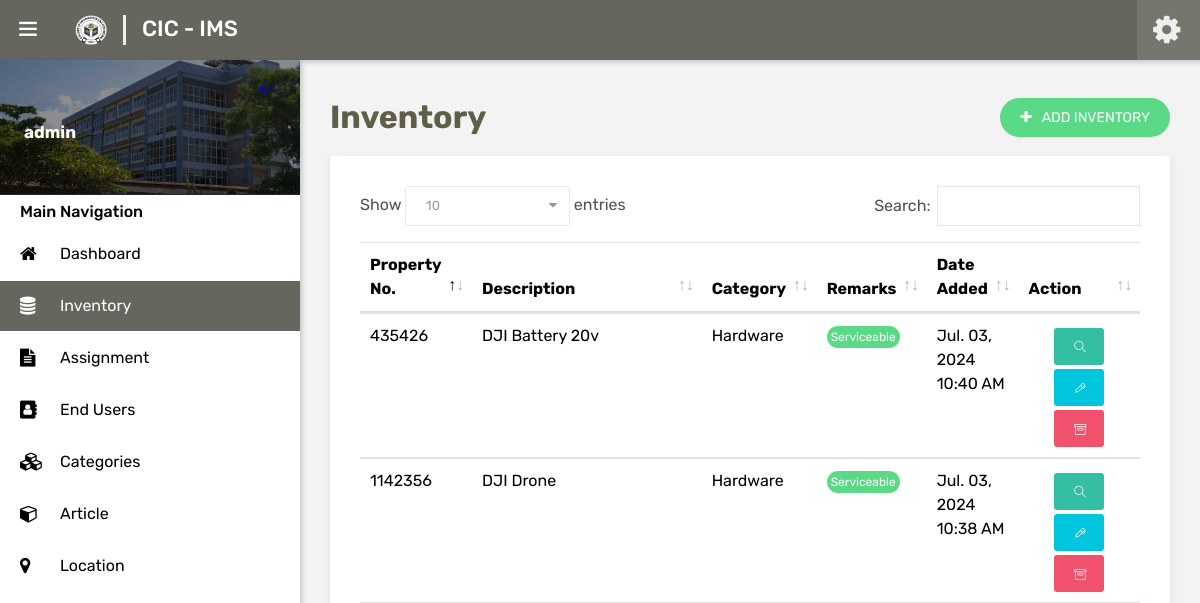
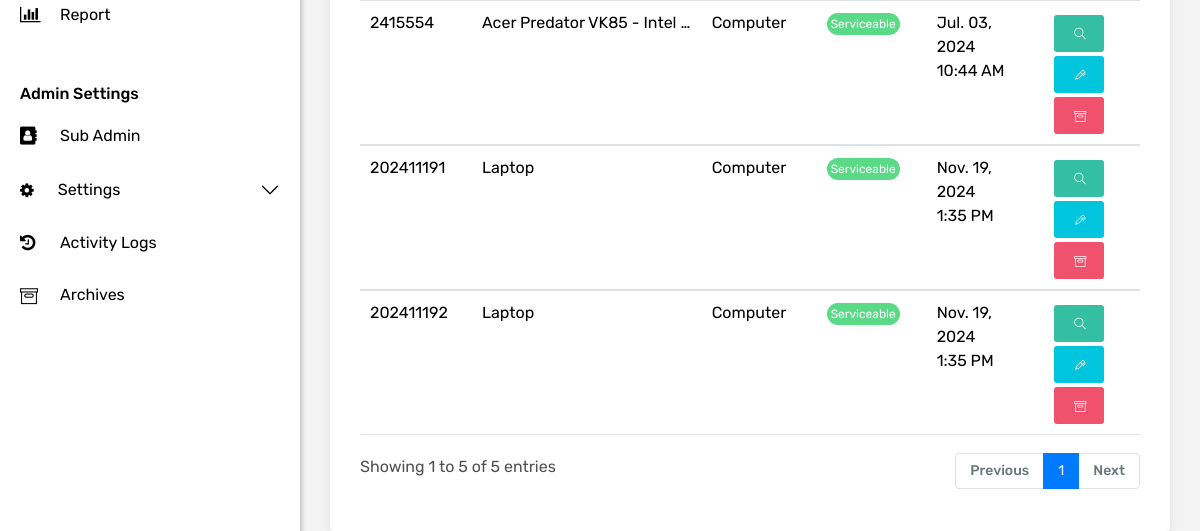
The page /admin/inventory.php (signed in) on the database as committed earlier (2 pictures, top to bottom).
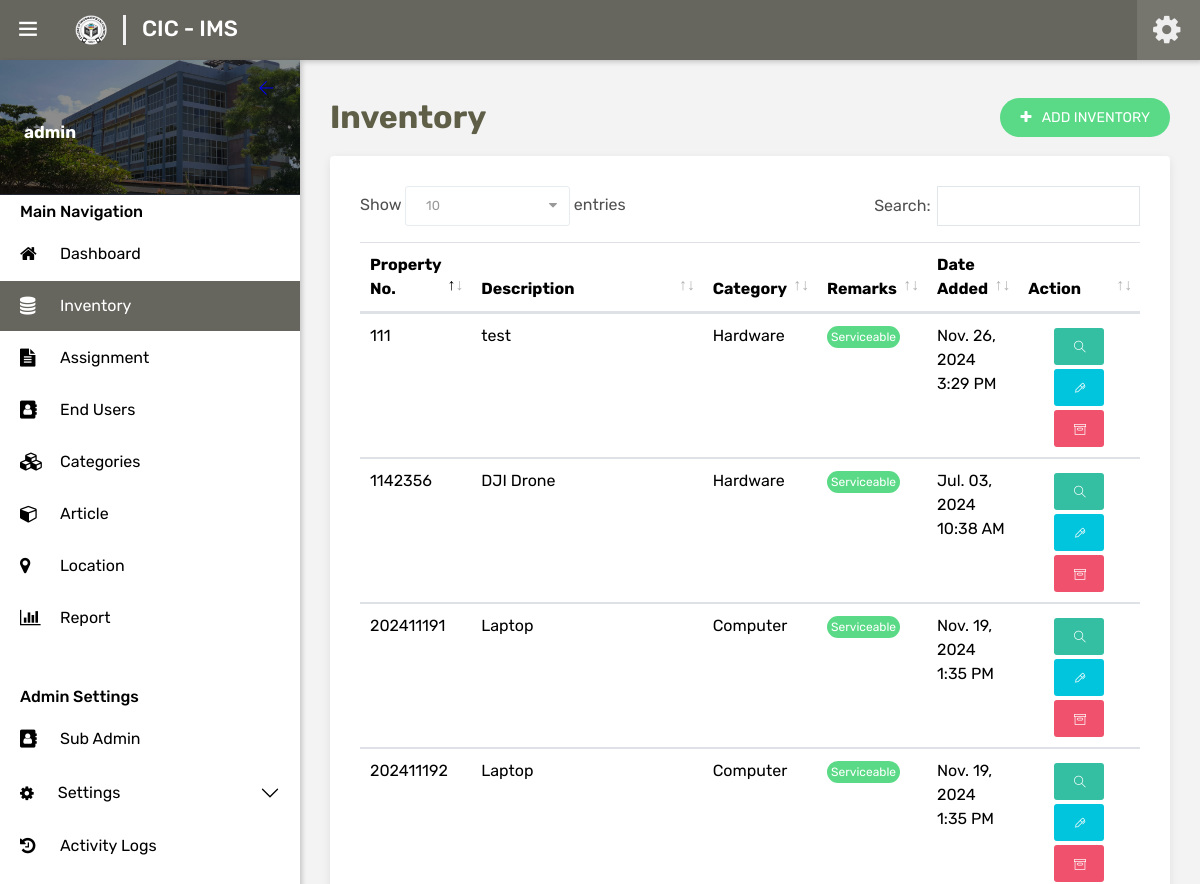
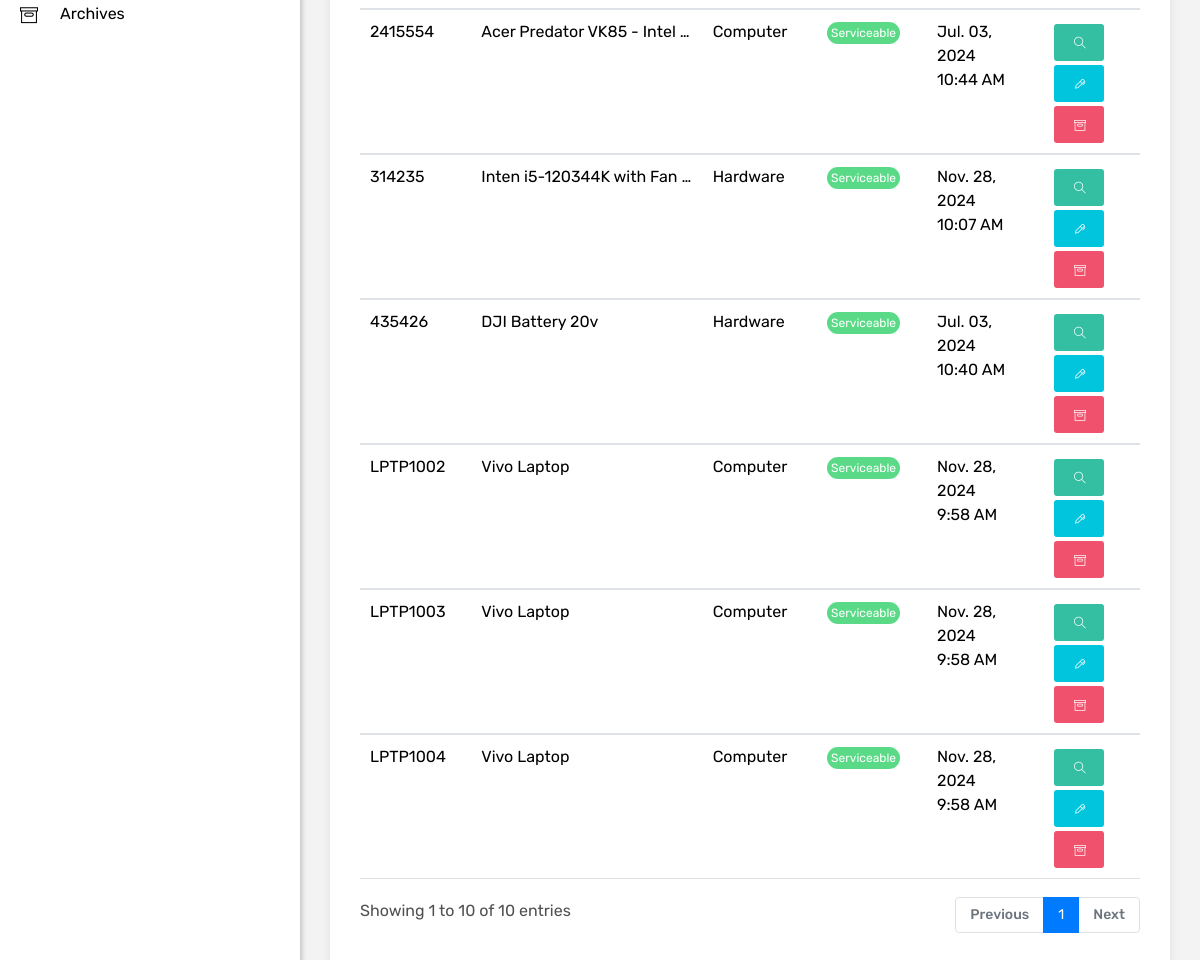
The same page on the database as committed later (2 pictures, top to bottom).
### tables this page shows
CREATE TABLE `system_content` (
  `id` int(3) NOT NULL,
  `sys_name` varchar(50) NOT NULL,
  `login_image` varchar(80) NOT NULL,
  `logo_file` varchar(80) NOT NULL,
  `address` varchar(50) NOT NULL,
  `theme` int(1) NOT NULL
);

CREATE TABLE `inventory` (
  `inv_id` int(6) NOT NULL,
  `property_no` varchar(18) DEFAULT NULL,
  `category` int(3) DEFAULT NULL,
  `location` int(4) DEFAULT NULL,
  `article` int(4) DEFAULT NULL,
  `description` longtext NOT NULL,
  `qty_pcard` int(7) NOT NULL,
  `qty_pcount` int(7) NOT NULL,
  `unit` int(3) DEFAULT NULL,
  `unit_cost` double NOT NULL,
  `est_life` int(3) DEFAULT NULL,
  `acquisition_date` date DEFAULT NULL,
  `date_added` datetime NOT NULL DEFAULT current_timestamp(),
  `remark` int(3) DEFAULT NULL
);

CREATE TABLE `category` (
  `id` int(3) NOT NULL,
  `category_name` varchar(30) NOT NULL
);

CREATE TABLE `note` (
  `id` int(3) NOT NULL,
  `note_name` varchar(15) NOT NULL,
  `module` varchar(15) NOT NULL,
  `color` varchar(10) NOT NULL
);

### includes/session.php (called while the page is built, shortened)
<?php
    include('../global/model.php');
    $model = new Model();
    $account_id = $_SESSION['sess'];
    $customize = $model->displayReportEdit();
    $userInfo = $model->getUserInfo($account_id);
?>

### global/model.php (called while the page is built, shortened)
<?php
	Class Model {
		private $server = "localhost";
		private $username = "root";
		private $password = "cicims";
		private $dbname = "cic_ims";
		private $conn;
		public function __construct() {
			try {
				$this->conn = new mysqli($this->server, $this->username, $this->password, $this->dbname);
			} catch (Exception $e) {
				echo "Connection failed" . $e->getMessage();
			}
		}
		public function getUserInfo($user_id) {
			$data = null;
			$query = "SELECT * FROM users WHERE id = ?";
			if ($stmt = $this->conn->prepare($query)) {
				$stmt->bind_param("i", $user_id);
				$stmt->execute();
				$result = $stmt->get_result();
				if ($result->num_rows > 0) {
					$data = $result->fetch_assoc();
				}
			}
			return $data;
		}
		public function getAllInventory() {
			$data = null;
			$query = "SELECT i.*, c.id AS category_id, c.category_name, l.id AS location_id, l.location_name, a.id AS article_id, a.article_name, u.id AS unit_id, u.unit_name, e.id AS estlife_id, e.est_life, n.id AS note_id, n.note_name AS remark_name, n.module, n.color
			FROM inventory i
			LEFT JOIN category c ON i.category = c.id
			LEFT JOIN location l ON i.location = l.id
			LEFT JOIN article a ON i.article = a.id
			LEFT JOIN unit u ON i.unit = u.id
			LEFT JOIN estimated_life e ON i.est_life = e.id
			LEFT JOIN note n ON i.remark = n.id
			ORDER BY i.date_added DESC";
			if ($stmt = $this->conn->prepare($query)) {
				$stmt->execute();
				$result = $stmt->get_result();
				while ($row = $result->fetch_assoc()) {
					$data[] = $row;
				}
			}
			return $data;
		}
		public function displayModuleNotes($module) {
			$data = null;
			$query = "SELECT * FROM note WHERE module = ?";
			if ($stmt = $this->conn->prepare($query)) {
				$stmt->bind_param("s", $module);
				$stmt->execute();
				$result = $stmt->get_result();
				while ($row = $result->fetch_assoc()) {
					$data[] = $row;
				}
			}
			return $data;
		}
		public function displayInvNotes($module, $note_name) {
			$data = null;
			$query = "SELECT * FROM note WHERE module = ? AND note_name = ?";
			if ($stmt = $this->conn->prepare($query)) {
				$stmt->bind_param("ss", $module, $note_name);
				$stmt->execute();
				$result = $stmt->get_result();
				while ($row = $result->fetch_assoc()) {
					$data[] = $row;
				}
			}
			return $data;
		}
		public function displayReportEdit() {
			$query = "SELECT * FROM system_content WHERE id = 1";
			if ($stmt = $this->conn->prepare($query)) {
				$stmt->execute();
				$result = $stmt->get_result();
				if ($row = $result->fetch_assoc()) {
					return $row;
				}
			}
			return null;
		}
	}
?>

### admin/inventory.php (the view, shortened to what the rows shown need)
<?php include('../includes/session.php'); ?>
<?php
	$inventories = $model->getAllInventory();
	$notes = $model->displayModuleNotes('inventory');
?>
<?php include('../includes/layouts/main-layouts/html-head.php') ?>
</head>
<body class="ttr-opened-sidebar ttr-pinned-sidebar" style="background-color: #F3F3F3;">
<?php include('../includes/layouts/main-layouts/ttr-header.php') ?>
	<nav class="ttr-sidebar-navi">
		<ul>
			<?php if($userInfo['role_id'] == 1): ?>
			<li class="" style="margin-top: 0px;">
				<div class="accordion accordion-flush" id="accordionSettings">
					<div class="accordion-item">
						<h2 class="accordion-header">
						<button class="accordion-button ps-3.5 py-1 collapsed" type="button" data-bs-toggle="collapse" data-bs-target="#collapseSettings" aria-expanded="true" aria-controls="collapseSettings" ><i class="fa fa-solid fa-gear me-2 pe-3" aria-hidden="true"></i>
						Settings
						</button>
						</h2>
			</li>
			<?php endif; ?>
		</ul>
	</nav>
</div>
</div>
<main class="ttr-wrapper">
	<div class="container-fluid">
		 <div class="row mb-3">
            <div class="col-12">
                <div class="d-flex justify-content-between align-items-center">
                    <h2 class="p-0 mb-0">Inventory</h2>
                </div>
            </div>
        </div>
		<div class="row">
			<div class="col-lg-12">
				<div class="widget-box">
					<div class="widget-inner">
						<div class="table-responsive">
							<table id="table" class="table hover" style="width:100%">
								<thead>
									<tr>
										<th width="140">Property No.</th>
										<th class="col-4">Description</th>
										<th lass="col-1">Category</th>
										<th lass="col-1">Remarks</th>
										<th>Date Added</th>
										<?php if($userInfo['role_id'] == 1): ?>
											<th class="col-sm-1 col-lg-2">Action</th>
										<?php else: ?>
											<th class="col-1">Action</th>
										<?php endif; ?>
									</tr>
								</thead>
								<tbody>
									<?php if (!empty($inventories)): ?>
										<?php foreach ($inventories as $inventory): ?>
											<?php $inv_id = $inventory['inv_id']; ?>
										<tr>
											<td><?php echo $inventory['property_no']; ?></td>
												<td class="description-cell"><?php echo $inventory['description']; ?></td>
												<td><?php echo $inventory['category_name']; ?></td>
												<td>
													<?php if(!empty($invNotes = $model->displayInvNotes('inventory', $inventory['remark_name']))): ?>
														<?php foreach ($invNotes as $invNote): ?>
															<span style="font-size: 12px; color: white; padding: 4px; border-radius: 25px; background-color: <?php echo $invNote['color']; ?>;"><?php echo $invNote['note_name']; ?></span>
														<?php endforeach; ?>
													<?php endif; ?>
												</td>
												<td><?php echo date('M. d, Y g:i A', strtotime($inventory['date_added'])); ?></td>
												<td>
													<center>
														<?php if($userInfo['role_id'] == 1): ?>
															<button id="<?php echo $inv_id;?>" onclick="window.location.href='inventory-view.php?id=<?php echo $inventory['inv_id']; ?>'" type="submit" name="view" class="btn green mt-1" style="width: 50px; height: 37px;">
																<span data-toggle="tooltip" title="View">
																	<i class="ti-search" style="font-size: 12px;"></i>
																</span>
															</button>
															<button data-toggle="modal" data-target="#update-<?php echo $inv_id; ?>" class="btn blue mt-1" style="width: 50px; height: 37px;">
																<span data-toggle="tooltip" title="Update">
																	<i class="ti-marker-alt" style="font-size: 12px;"></i>
																</span>
															</button>
															<button data-toggle="modal" data-target="#archive-<?php echo $inv_id; ?>" class="btn red mt-1" style="width: 50px; height: 37px;">
																<span data-toggle="tooltip" title="Archive">
																	<i class="ti-archive" style="font-size: 12px;"></i>
																</span>
															</button>
														<?php endif; ?>
													</center>
												</td>
											</tr>
										<?php endforeach; ?>
									<?php endif; ?>
								</tbody>
							</table>
						</div>
					</div>
				</div>
			</div>
		</div>
	</div>
</main>
</body>
</html>

### includes/layouts/main-layouts/ttr-header.php (shortened to what the rows shown need)
<header class="ttr-header">
	<div class="ttr-header-wrapper">
		<div class="ttr-logo-box">
			<div>
				<a href="index" class="ttr-logo">
					<img alt="" class="ttr-logo-desktop me-2" src="../assets/images/<?php echo $customize['logo_file']; ?>" style="width: 32px; height: 30px;">
					<div class="p-0 ms-2" style="border-left: 3px solid #F0F0F0; height: 30px;">
						<h4 class="sys-name p-0 ms-3 mb-0 "><?php echo $customize['sys_name']; ?></h4>
					</div>
				</a>
			</div>
		</div>
	</div>
</header>
<div class="ttr-sidebar">
	<div class="ttr-sidebar-wrapper content-scroll">

Rows that differ between the two databases and show on the page:
added inventory: property_no "314235", description "Inten i5-120344K with Fan…", category.category_name "Hardware", date_added "Nov. 28, 2024 10:07 AM", note (note_name "Serviceable")
added inventory: property_no "LPTP1002", description "Vivo Laptop", category.category_name "Computer", date_added "Nov. 28, 2024 9:58 AM", note (note_name "Serviceable")
added inventory: property_no "LPTP1003", description "Vivo Laptop", category.category_name "Computer", date_added "Nov. 28, 2024 9:58 AM", note (note_name "Serviceable")
added inventory: property_no "LPTP1004", description "Vivo Laptop", category.category_name "Computer", date_added "Nov. 28, 2024 9:58 AM", note (note_name "Serviceable")
added inventory: property_no "111", description "test", category.category_name "Hardware", date_added "Nov. 26, 2024 3:29 PM", note (note_name "Serviceable")
Other text that changed with them:
text written by a page script: "Show 10 entries Search: Showing 1 to 5 of 5 entries Previous 1 Next" → "Show 10 entries Search: Showing 1 to 10 of 10 entries Previous 1 Next"
